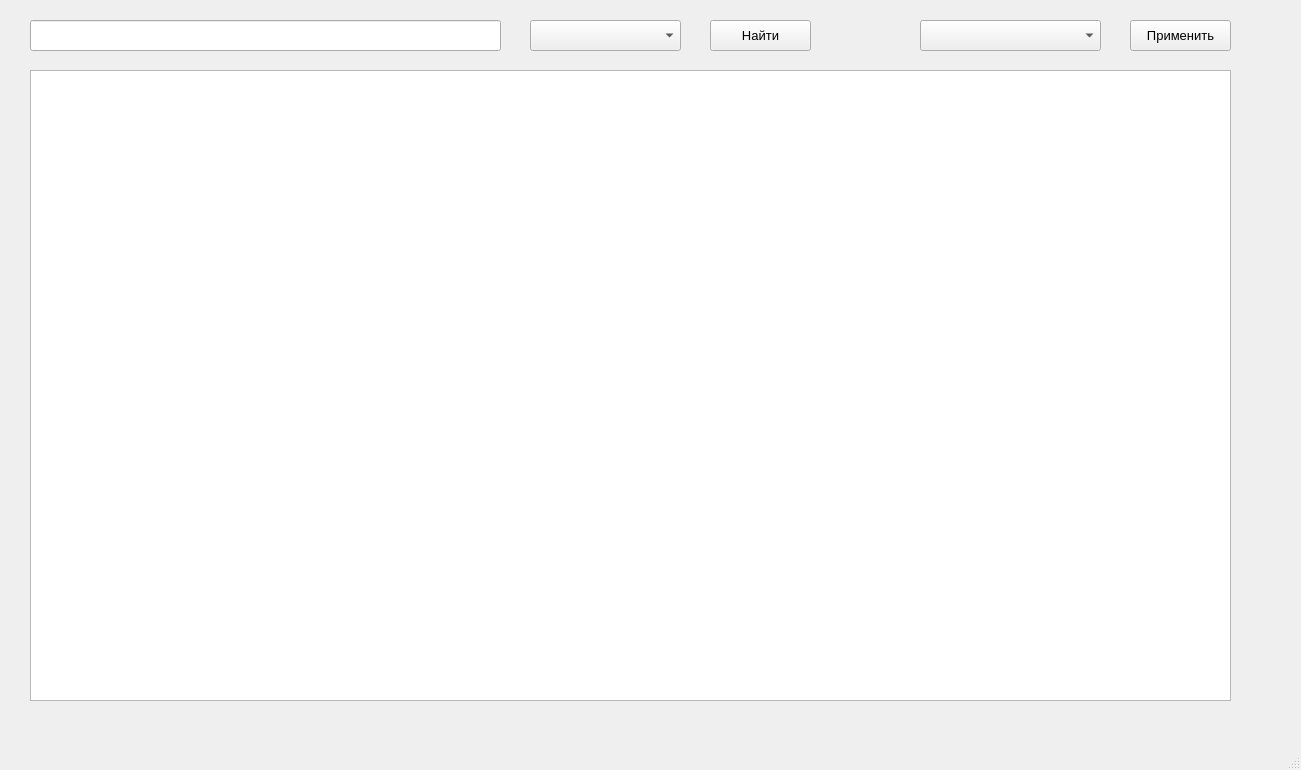
<?xml version="1.0" encoding="UTF-8"?>
<ui version="4.0">
 <class>MainWindow</class>
 <widget class="QMainWindow" name="MainWindow">
  <property name="geometry">
   <rect>
    <x>0</x>
    <y>0</y>
    <width>1301</width>
    <height>770</height>
   </rect>
  </property>
  <property name="windowTitle">
   <string>Генератор списка источников информации в сетях цитирования</string>
  </property>
  <property name="documentMode">
   <bool>false</bool>
  </property>
  <widget class="QWidget" name="centralwidget">
   <widget class="QComboBox" name="comboBox">
    <property name="geometry">
     <rect>
      <x>920</x>
      <y>20</y>
      <width>181</width>
      <height>31</height>
     </rect>
    </property>
    <property name="font">
     <font>
      <pointsize>10</pointsize>
     </font>
    </property>
   </widget>
   <widget class="QTableWidget" name="tableWidget">
    <property name="geometry">
     <rect>
      <x>30</x>
      <y>70</y>
      <width>1201</width>
      <height>631</height>
     </rect>
    </property>
    <property name="editTriggers">
     <set>QAbstractItemView::NoEditTriggers</set>
    </property>
    <property name="dragDropOverwriteMode">
     <bool>false</bool>
    </property>
    <property name="sortingEnabled">
     <bool>false</bool>
    </property>
    <attribute name="horizontalHeaderVisible">
     <bool>true</bool>
    </attribute>
    <attribute name="horizontalHeaderHighlightSections">
     <bool>true</bool>
    </attribute>
    <attribute name="verticalHeaderVisible">
     <bool>true</bool>
    </attribute>
    <attribute name="verticalHeaderHighlightSections">
     <bool>true</bool>
    </attribute>
   </widget>
   <widget class="QPushButton" name="pushButton_3">
    <property name="geometry">
     <rect>
      <x>1130</x>
      <y>20</y>
      <width>101</width>
      <height>31</height>
     </rect>
    </property>
    <property name="font">
     <font>
      <pointsize>10</pointsize>
     </font>
    </property>
    <property name="text">
     <string>Применить</string>
    </property>
   </widget>
   <widget class="QLineEdit" name="lineEdit">
    <property name="geometry">
     <rect>
      <x>30</x>
      <y>20</y>
      <width>471</width>
      <height>31</height>
     </rect>
    </property>
    <property name="text">
     <string/>
    </property>
   </widget>
   <widget class="QPushButton" name="pushButton">
    <property name="geometry">
     <rect>
      <x>710</x>
      <y>20</y>
      <width>101</width>
      <height>31</height>
     </rect>
    </property>
    <property name="font">
     <font>
      <pointsize>10</pointsize>
     </font>
    </property>
    <property name="text">
     <string>Найти</string>
    </property>
   </widget>
   <widget class="QComboBox" name="comboBox_2">
    <property name="geometry">
     <rect>
      <x>530</x>
      <y>20</y>
      <width>151</width>
      <height>31</height>
     </rect>
    </property>
    <property name="font">
     <font>
      <pointsize>10</pointsize>
     </font>
    </property>
   </widget>
  </widget>
  <widget class="QMenuBar" name="menubar">
   <property name="geometry">
    <rect>
     <x>0</x>
     <y>0</y>
     <width>1301</width>
     <height>26</height>
    </rect>
   </property>
  </widget>
  <widget class="QStatusBar" name="statusbar"/>
 </widget>
 <resources/>
 <connections/>
</ui>
